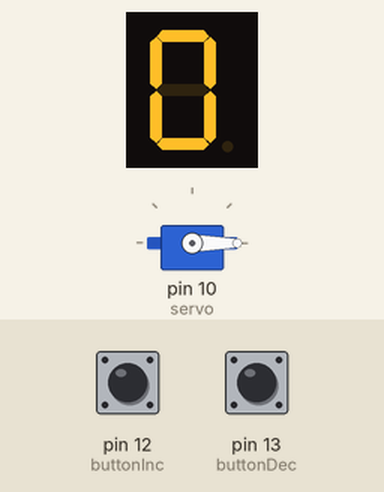
The sketch below on a simulated Arduino Uno, built with avr-gcc and run on an emulated ATmega328P. Shown: 1-digit seven-segment display, servo. Wiring (inferred from the names in the program): 1-digit 7-segment display, segments lit when HIGH: segments pin 2, pin 3, pin 4, pin 5, pin 6, pin 7, pin 8. The inputs (shaded band) are chosen by the test bench; at power-on: pin 12 (buttonInc) LOW, pin 13 (buttonDec) LOW. The segment pins are drawn as the display they are named for; what the sketch prints to the serial monitor is not drawn.

Above: at 1.2 s.
1.3 s: pin 12 (buttonInc) pulled HIGH for 1 s
At 3.7 s:
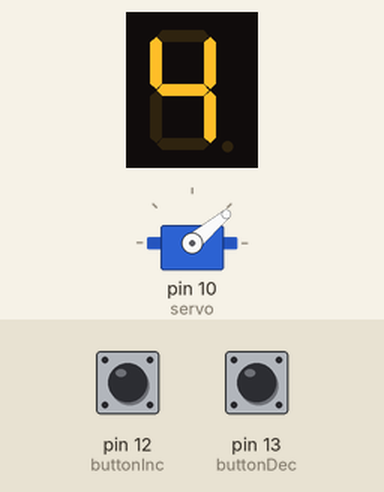
4.0 s: pin 12 (buttonInc) pulled HIGH for 0.15 s
At 5.1 s:
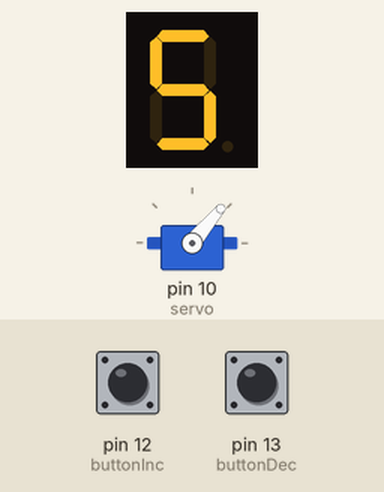
5.8 s: pin 13 (buttonDec) pulled HIGH for 3.2 s
At 6.55 s:
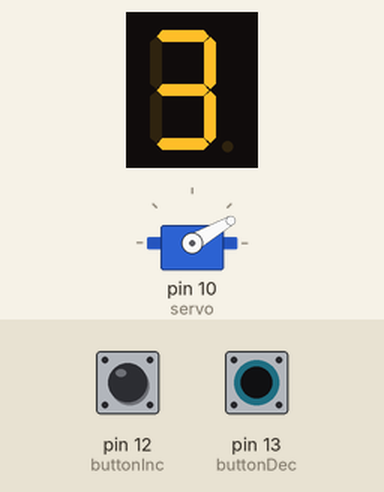
10.5 s: pin 12 (buttonInc) pulled HIGH for 3.2 s
At 10.95 s:
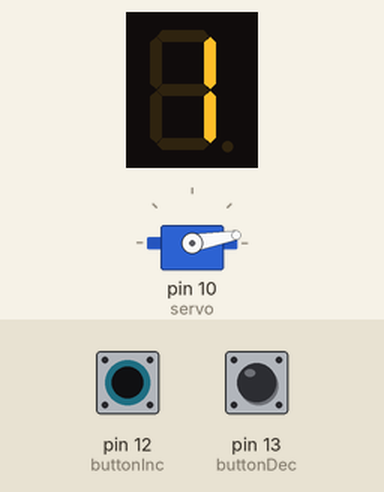
15.2 s: pin 13 (buttonDec) pulled HIGH for 1 s
At 16.25 s:
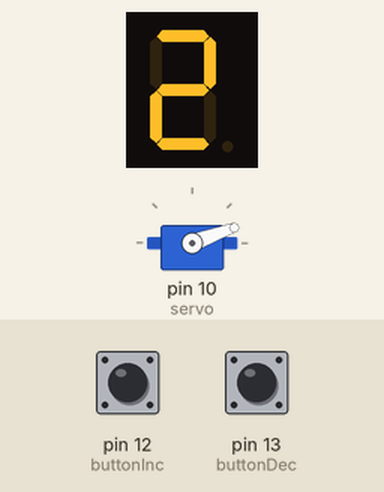
Timing chart, 0 to 18.2 s (numbered marks = the images above; inputs shaded):
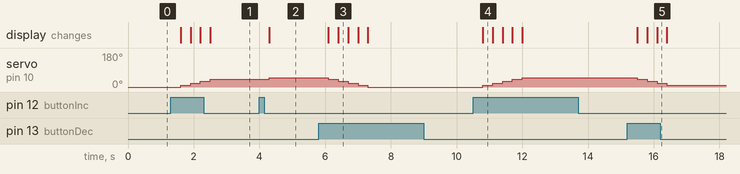

The sketch:

main.ino
```cpp
#include <Servo.h>

Servo servo;

const int segA=2;
const int segB=3;
const int segC=4;
const int segD=5;
const int segE=6;
const int segF=7;
const int segG=8;

const int buttonInc=12;
const int buttonDec=13;

int buttonIncstate;
int buttonDecstate;
int compteur=0;

void setup() {
  // put your setup code here, to run once:
  for(int x=2; x<=8 ; x++){
    pinMode(x, OUTPUT);
  }
  pinMode(buttonInc, INPUT);
  pinMode(buttonDec, INPUT);
  servo.attach(10);
  Serial.begin(9600);
}

void loop() {
  // put your main code here, to run repeatedly:
  buttonIncstate=digitalRead(buttonInc);
  buttonDecstate=digitalRead(buttonDec);

  if(buttonIncstate==1 && compteur<5){
    compteur++;
    delay(300);
  }

  if(buttonDecstate==1 && compteur>0){
    compteur--;
    delay(300);
  }

  switch(compteur){
    case 0: zero(); break;
    case 1: un(); break;
    case 2: deux(); break;
    case 3: troix(); break;
    case 4: quatre(); break;
    case 5: cinq(); break;
    default: off(); break;
  }

  Serial.println(compteur);
}

void zero(){
  servo.write(0);
  for(int i=2 ; i<=7 ; i++){
    digitalWrite(i, HIGH);
  }
  digitalWrite(segG, LOW);
}

void un(){
  servo.write(10);
  digitalWrite(segA, LOW);
  digitalWrite(segB, HIGH);
  digitalWrite(segC, HIGH);
  for(int i=5 ; i<=8 ; i++){
    digitalWrite(i, LOW);
  }
}

void deux(){
  servo.write(20);
  digitalWrite(segA, HIGH);
  digitalWrite(segB, HIGH);
  digitalWrite(segD, HIGH);
  digitalWrite(segE, HIGH);
  digitalWrite(segG, HIGH);
  digitalWrite(segC, LOW);
  digitalWrite(segF, LOW);
}

void troix(){
  servo.write(30);
  digitalWrite(segE, LOW);
  digitalWrite(segF, LOW);
  digitalWrite(segG, HIGH);
  for(int i=2 ; i<=5 ; i++){
    digitalWrite(i, HIGH);
  }
}

void quatre(){
  servo.write(40);
  digitalWrite(segA, LOW);
  digitalWrite(segB, HIGH);
  digitalWrite(segD, LOW);
  digitalWrite(segE, LOW);
  digitalWrite(segG, HIGH);
  digitalWrite(segC, HIGH);
  digitalWrite(segF, HIGH);
}

void cinq(){
  servo.write(50);
  digitalWrite(segA, HIGH);
  digitalWrite(segB, LOW);
  digitalWrite(segD, HIGH);
  digitalWrite(segE, LOW);
  digitalWrite(segG, HIGH);
  digitalWrite(segC, HIGH);
  digitalWrite(segF, HIGH);
}

void off(){
  for(int i=2 ; i<=8 ; i++){
    digitalWrite(i, LOW);
  }
}
```

Measured:
- after the input at 1.3 s, servo on pin 10 (servo): 0° → 10° after 0.30 s, → 20° 0.30 s later, → 30° 0.30 s later, → 40° 0.30 s later; the display: first changes after 0.30 s (image 1 shows a later state)
- after the input at 4.0 s, servo on pin 10 (servo): 40° → 50° after 0.30 s; the display: changes after 0.30 s (image 2)
- after the input at 5.8 s, servo on pin 10 (servo): moves from 50° to 0° over 1.2 s, starting after 0.30 s; the display: first changes after 0.30 s (image 3 shows a later state)
- after the input at 10.5 s, servo on pin 10 (servo): moves from 0° to 50° over 1.2 s, starting after 0.30 s; the display: changes after 0.30 s (image 4)
- after the input at 15.2 s, servo on pin 10 (servo): 50° → 40° after 0.30 s, → 30° 0.30 s later, → 20° 0.30 s later, → 10° 0.30 s later; the display: first changes after 0.30 s (image 5 shows a later state)
